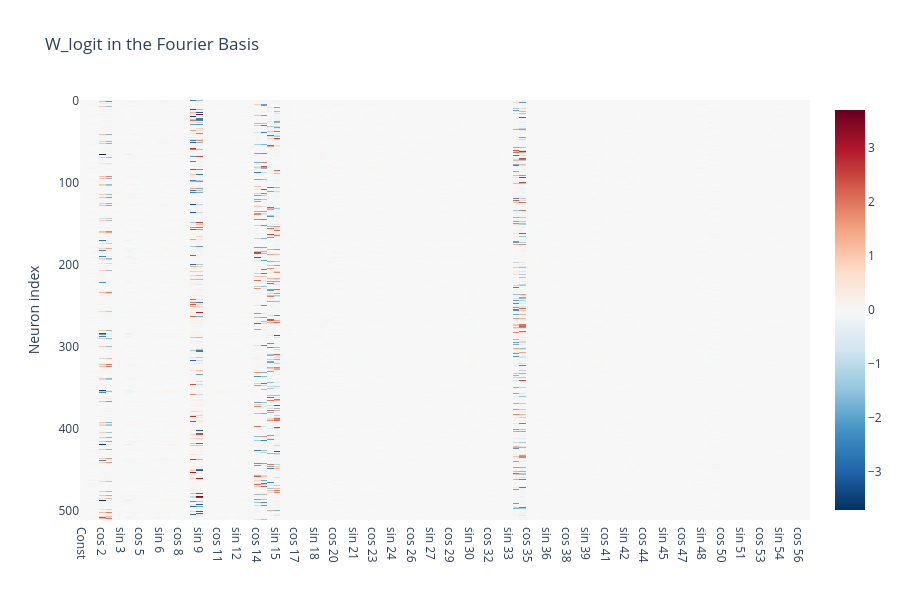

This figure's notebook cell:
### Markdown cell above
## Analyze W_logit in Fourier Basis

### Code cell
# Transform W_logit to Fourier basis (right multiply by F^T)
# This gives us US where W_logit ≈ U S F
US = W_logit @ fourier_basis.T

imshow_div(
    US,
    x=fourier_basis_names,
    yaxis="Neuron index",
    title="W_logit in the Fourier Basis"
)

### Figure 1 — Plotly figure (JSON) as saved in the notebook; plotly's stock layout.template omitted (floating-point values rounded to 4 significant figures; data arrays with more than 128 entries replaced by an {"elided": "..."} marker saying what was removed)
{"data": [{"coloraxis": "coloraxis", "hovertemplate": "x: %{x}<br>Neuron index: %{y}<br>color: %{z}<extra></extra>", "name": "0", "type": "heatmap", "x": ["Const", "cos 1", "sin 1", "cos 2", "sin 2", "cos 3", "sin 3", "cos 4", "sin 4", "cos 5", "sin 5", "cos 6", "sin 6", "cos 7", "sin 7", "cos 8", "sin 8", "cos 9", "sin 9", "cos 10", "sin 10", "cos 11", "sin 11", "cos 12", "sin 12", "cos 13", "sin 13", "cos 14", "sin 14", "cos 15", "sin 15", "cos 16", "sin 16", "cos 17", "sin 17", "cos 18", "sin 18", "cos 19", "sin 19", "cos 20", "sin 20", "cos 21", "sin 21", "cos 22", "sin 22", "cos 23", "sin 23", "cos 24", "sin 24", "cos 25", "sin 25", "cos 26", "sin 26", "cos 27", "sin 27", "cos 28", "sin 28", "cos 29", "sin 29", "cos 30", "sin 30", "cos 31", "sin 31", "cos 32", "sin 32", "cos 33", "sin 33", "cos 34", "sin 34", "cos 35", "sin 35", "cos 36", "sin 36", "cos 37", "sin 37", "cos 38", "sin 38", "cos 39", "sin 39", "cos 40", "sin 40", "cos 41", "sin 41", "cos 42", "sin 42", "cos 43", "sin 43", "cos 44", "sin 44", "cos 45", "sin 45", "cos 46", "sin 46", "cos 47", "sin 47", "cos 48", "sin 48", "cos 49", "sin 49", "cos 50", "sin 50", "cos 51", "sin 51", "cos 52", "sin 52", "cos 53", "sin 53", "cos 54", "sin 54", "cos 55", "sin 55", "cos 56", "sin 56"], "xaxis": "x", "yaxis": "y", "z": {"elided": "512x113 float values"}}], "layout": {"coloraxis": {"cmid": 0, "colorscale": [[0, "rgb(5,48,97)"], [0.1, "rgb(33,102,172)"], [0.2, "rgb(67,147,195)"], [0.3, "rgb(146,197,222)"], [0.4, "rgb(209,229,240)"], [0.5, "rgb(247,247,247)"], [0.6, "rgb(253,219,199)"], [0.7, "rgb(244,165,130)"], [0.8, "rgb(214,96,77)"], [0.9, "rgb(178,24,43)"], [1, "rgb(103,0,31)"]]}, "height": 600, "title": {"text": "W_logit in the Fourier Basis"}, "width": 900, "xaxis": {"anchor": "y", "constrain": "domain", "domain": [0, 1], "scaleanchor": "y"}, "yaxis": {"anchor": "x", "autorange": "reversed", "constrain": "domain", "domain": [0, 1], "title": {"text": "Neuron index"}}}}
